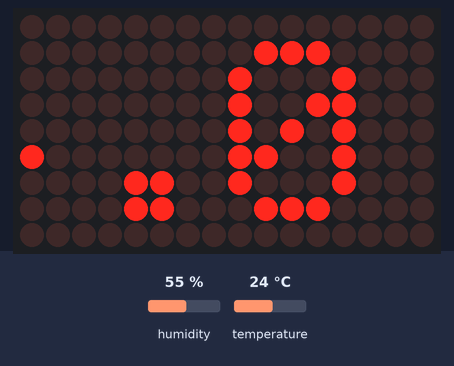
Bench run of a sketch on a simulated Arduino Uno, built with avr-gcc and run on an emulated ATmega328P. Shown: 16×9 LED matrix. The test bench sets the inputs (shaded band); at power-on: humidity 55 %, temperature 24 °C.

Above: at 1.2 s.
1.3 s: humidity set to 22 %
At 3.45 s:
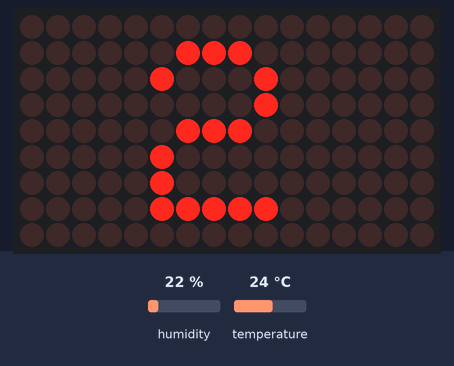
4.3 s: humidity set to 40 %
At 4.49 s:
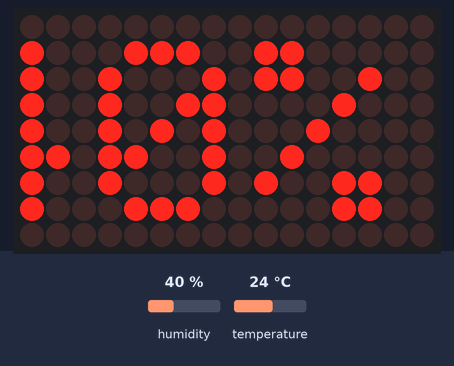
5.9 s: temperature set to 41 °C
At 8.67 s:
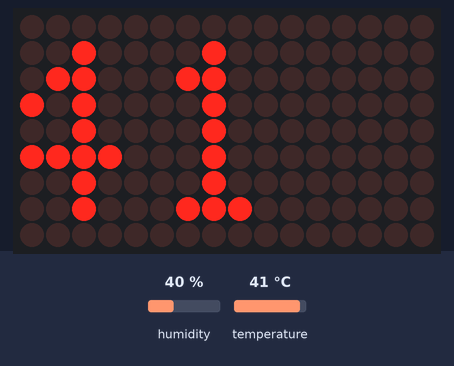
8.9 s: temperature set to 12 °C
At 9.28 s:
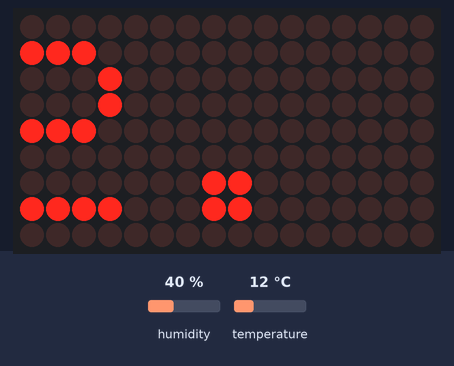

The sketch:

temp_matriX.ino
```cpp
#include <Adafruit_GFX.h>
#include <Adafruit_IS31FL3731.h>
#include <SparkFunBME280.h>
#define BME280_ADDR 0x77
#define TOUCH_L 27
#define TOUCH_R 4
Adafruit_IS31FL3731 matrix = Adafruit_IS31FL3731{};
BME280 myBME280;

void setup() {
  // put your setup code here, to run once:
  Serial.begin(115200);
  myBME280.setI2CAddress(BME280_ADDR);
  myBME280.beginI2C();
  matrix.begin();
}

void loop() {
  // put your main code here, to run repeatedly:

  for(int8_t i = 0; i>=-64; i--) {
    matrix.clear();
    matrix.setCursor(i,1);
    matrix.print(myBME280.readTempC(),1);
    matrix.print("C");
    matrix.print(" ");
    matrix.print(myBME280.readFloatHumidity(),0);
    matrix.print("%");
    delay(50);
  }
  matrix.clear();
  delay(2000);
}
```
